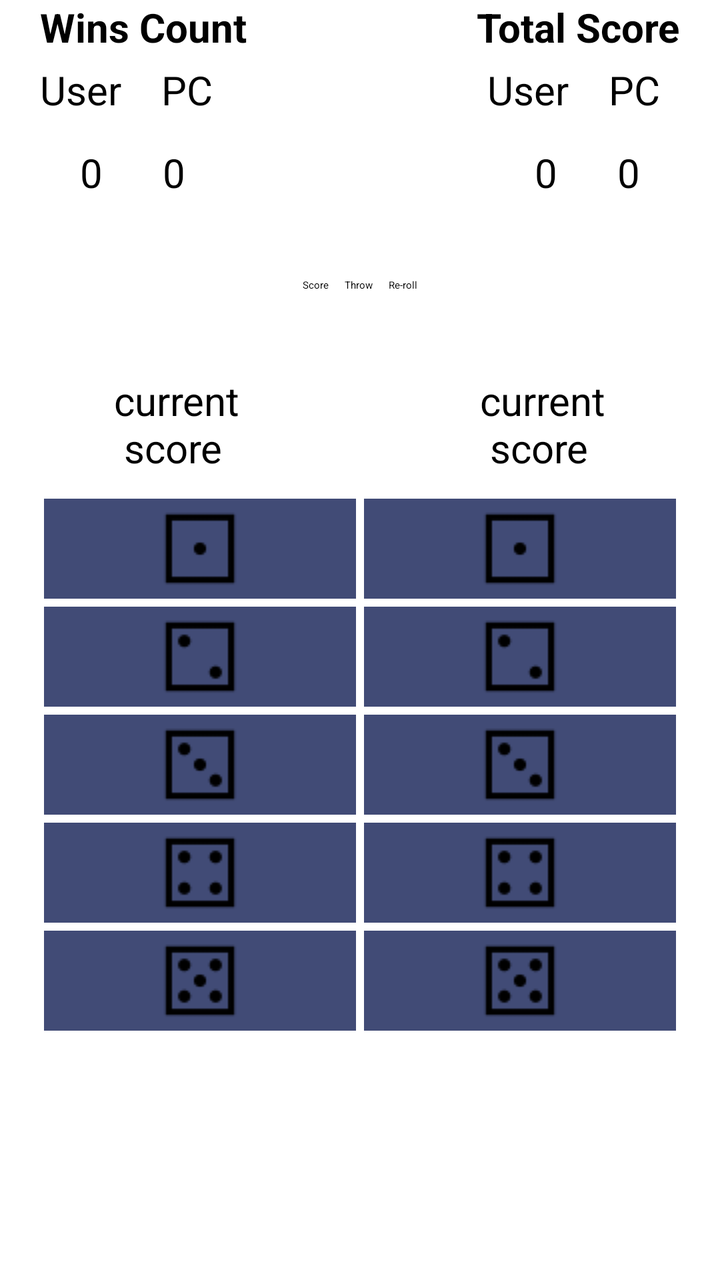
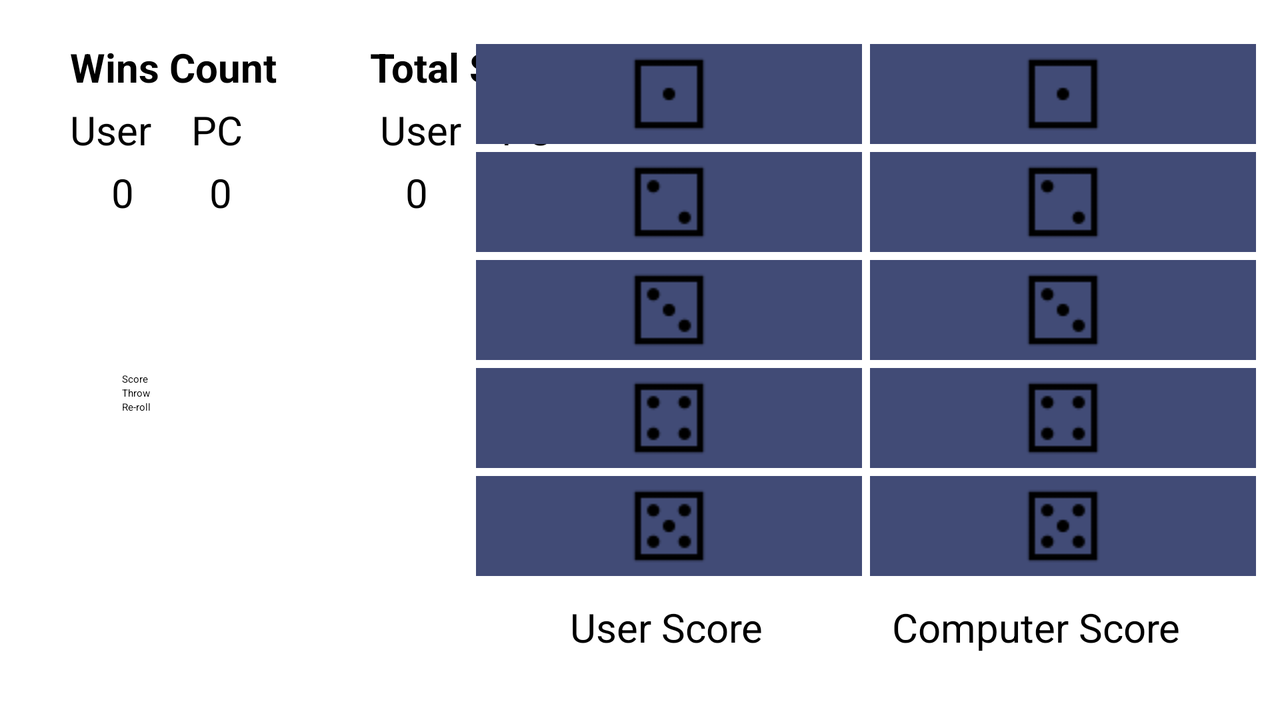

Two renders of one Android screen. The first uses the default layout on a phone; the second uses the alternative layout the repository ships for a different screen configuration, on a matching device. The two XML files are below.
<!-- AndroidManifest.xml: application theme Theme.MyApplication -->
<!-- res/layout/activity_new_game.xml -->
<?xml version="1.0" encoding="utf-8"?>
<androidx.constraintlayout.widget.ConstraintLayout xmlns:android="http://schemas.android.com/apk/res/android"
    xmlns:app="http://schemas.android.com/apk/res-auto"
    xmlns:tools="http://schemas.android.com/tools"
    android:layout_width="match_parent"
    android:layout_height="match_parent"
    tools:context=".NewGame">

    <FrameLayout
        android:layout_width="match_parent"
        android:layout_height="match_parent"
        android:layout_marginStart="20dp"
        android:layout_marginEnd="20dp"
        >
    <ScrollView
        android:layout_width="match_parent"
        android:layout_height="match_parent">
    <RelativeLayout
        android:layout_width="match_parent"
        android:layout_height="wrap_content"
        tools:layout_editor_absoluteX="-67dp"
        tools:layout_editor_absoluteY="0dp">

        <TextView
            android:id="@+id/score_card"
            android:layout_width="wrap_content"
            android:layout_height="wrap_content"
            android:layout_alignParentEnd="true"

            android:paddingStart="15dp"

            android:text="@string/dice_off_score_board"
            android:textSize="20sp"
            android:textStyle="bold" />

        <TextView
            android:id="@+id/wins_card"
            android:layout_width="wrap_content"
            android:layout_height="wrap_content"
            android:layout_alignParentStart="true"
            android:paddingEnd="15dp"
            android:text="@string/wins_count"
            android:textSize="20sp"
            android:textStyle="bold" />

        <LinearLayout
            android:id="@+id/wins_board"
            android:layout_width="wrap_content"
            android:layout_height="wrap_content"
            android:layout_below="@id/score_card"
            android:layout_alignParentStart="true"
            android:layout_marginTop="-6dp"
            android:layout_marginEnd="60dp"
            android:orientation="horizontal">

            <TextView
                android:id="@+id/human_win_board"
                android:layout_width="wrap_content"
                android:layout_height="wrap_content"
                android:paddingEnd="10dp"
                android:text="@string/user"
                android:textSize="20sp" />

            <TextView
                android:id="@+id/pc_win_board"
                android:layout_width="wrap_content"
                android:layout_height="wrap_content"
                android:padding="10dp"
                android:text="@string/pc"
                android:textSize="20sp" />
        </LinearLayout>

        <LinearLayout
            android:id="@+id/winScore"
            android:layout_width="wrap_content"
            android:layout_height="wrap_content"
            android:layout_below="@id/score_board"
            android:layout_alignParentStart="true"
            android:layout_marginTop="-6dp"
            android:layout_marginEnd="60dp"
            android:orientation="horizontal">

            <TextView
                android:id="@+id/human_wins"
                android:layout_width="wrap_content"
                android:layout_height="wrap_content"
                android:paddingEnd="20dp"
                android:paddingStart="20dp"
                android:padding="10dp"
                android:text="0"
                android:textSize="20sp" />

            <TextView
                android:id="@+id/pc_wins"
                android:layout_width="wrap_content"
                android:layout_height="wrap_content"
                android:padding="10dp"
                android:text="0"
                android:textSize="20sp" />
        </LinearLayout>


        <LinearLayout
            android:id="@+id/score_board"
            android:layout_width="wrap_content"
            android:layout_height="wrap_content"
            android:layout_below="@id/score_card"
            android:layout_alignParentEnd="true"
            android:layout_marginTop="-6dp"
            android:orientation="horizontal">

            <TextView
                android:id="@+id/human_score_board"
                android:layout_width="wrap_content"
                android:layout_height="wrap_content"
                android:padding="10dp"
                android:text="@string/user"
                android:textSize="20sp" />

            <TextView
                android:id="@+id/pc_score_board"
                android:layout_width="wrap_content"
                android:layout_height="wrap_content"
                android:padding="10dp"
                android:text="@string/pc"
                android:textSize="20sp" />
        </LinearLayout>

        <LinearLayout
            android:id="@+id/scores"
            android:layout_width="wrap_content"
            android:layout_height="wrap_content"
            android:layout_below="@id/score_board"
            android:layout_alignParentEnd="true"
            android:layout_marginTop="-6dp"

            android:orientation="horizontal">

            <TextView
                android:id="@+id/human_score"
                android:layout_width="wrap_content"
                android:layout_height="wrap_content"
                android:padding="10dp"
                android:text="0"
                android:textSize="20sp" />

            <TextView
                android:id="@+id/pc_score"
                android:layout_width="wrap_content"
                android:layout_height="wrap_content"
                android:paddingStart="20dp"
                android:paddingEnd="20dp"
                android:padding="10dp"
                android:text="0"
                android:textSize="20sp" />
        </LinearLayout>

        <LinearLayout
            android:id="@+id/mainButtons"
            android:layout_width="match_parent"
            android:layout_height="66dp"
            android:layout_below="@id/scores"
            android:gravity="center"
            android:orientation="horizontal">

            <Button
                android:id="@+id/score_button"
                android:layout_width="wrap_content"
                android:layout_height="wrap_content"
                android:layout_marginEnd="8dp"
                android:text="Score" />

            <Button
                android:id="@+id/throw_button"
                android:layout_width="wrap_content"
                android:layout_height="wrap_content"
                android:layout_marginEnd="8dp"
                android:text="Throw" />

            <Button
                android:id="@+id/re_roll_button"
                android:layout_width="wrap_content"
                android:layout_height="wrap_content"
                android:text="Re-roll" />
        </LinearLayout>

        <LinearLayout
            android:id="@+id/current_score"
            android:layout_width="match_parent"
            android:layout_height="wrap_content"
            android:layout_below="@id/mainButtons"
            android:layout_marginTop="1dp"
            android:gravity="center_horizontal"
            android:orientation="horizontal">

            <TextView
                android:id="@+id/current_user_score"
                android:layout_width="wrap_content"
                android:layout_height="wrap_content"
                android:layout_marginEnd="100dp"
                android:padding="10dp"
                android:text="current\n score"
                android:textSize="20sp" />

            <TextView
                android:id="@+id/current_pc_score"
                android:layout_width="wrap_content"
                android:layout_height="wrap_content"
                android:padding="10dp"
                android:text="current\n score"
                android:textSize="20sp" />
        </LinearLayout>

        <GridLayout
            android:id="@+id/dice_grid"
            android:layout_width="match_parent"
            android:layout_height="wrap_content"
            android:layout_below="@id/current_score"
            android:columnCount="2"
            android:rowCount="5"
            >

            
            <ImageButton
                android:id="@+id/user_die_1"
                android:layout_width="wrap_content"
                android:layout_height="wrap_content"
                android:layout_row="0"
                android:layout_column="0"
                android:layout_columnWeight="1"
                android:background="@color/Moody_light"
                android:layout_margin="2dp"
                android:contentDescription="@string/dice_image"
                android:src="@drawable/die_1" />

            <ImageButton
                android:id="@+id/user_die_2"
                android:layout_width="wrap_content"
                android:layout_height="wrap_content"
                android:layout_row="1"
                android:layout_column="0"
                android:layout_columnWeight="1"
                android:background="@color/Moody_light"
                android:layout_margin="2dp"
                android:contentDescription="@string/dice_image"
                android:src="@drawable/die_2" />

            <ImageButton
                android:id="@+id/user_die_3"
                android:layout_width="wrap_content"
                android:layout_height="wrap_content"
                android:layout_row="2"
                android:layout_column="0"
                android:layout_columnWeight="1"
                android:background="@color/Moody_light"
                android:layout_margin="2dp"
                android:contentDescription="@string/dice_image"
                android:src="@drawable/die_3" />

            <ImageButton
                android:id="@+id/user_die_4"
                android:layout_width="wrap_content"
                android:layout_height="wrap_content"
                android:layout_row="3"
                android:layout_column="0"
                android:layout_columnWeight="1"
                android:background="@color/Moody_light"
                android:layout_margin="2dp"
                android:contentDescription="@string/dice_image"
                android:src="@drawable/die_4" />

            <ImageButton
                android:id="@+id/user_die_5"
                android:layout_width="wrap_content"
                android:layout_height="wrap_content"
                android:layout_row="4"
                android:layout_column="0"
                android:layout_columnWeight="1"
                android:background="@color/Moody_light"
                android:layout_margin="2dp"
                android:contentDescription="@string/dice_image"
                android:src="@drawable/die_5" />



            

            <ImageButton
                android:id="@+id/pc_die_1"
                android:layout_width="wrap_content"
                android:layout_height="wrap_content"
                android:layout_row="0"
                android:layout_column="1"
                android:layout_columnWeight="1"
                android:background="@color/Moody_light"
                android:layout_margin="2dp"
                android:contentDescription="@string/dice_image"
                android:src="@drawable/die_1" />

            <ImageButton
                android:id="@+id/pc_die_2"
                android:layout_width="wrap_content"
                android:layout_height="wrap_content"
                android:layout_row="1"
                android:layout_column="1"
                android:layout_columnWeight="1"
                android:background="@color/Moody_light"
                android:layout_margin="2dp"
                android:contentDescription="@string/dice_image"
                android:src="@drawable/die_2" />

            <ImageButton
                android:id="@+id/pc_die_3"
                android:layout_width="wrap_content"
                android:layout_height="wrap_content"
                android:layout_row="2"
                android:layout_column="1"
                android:layout_columnWeight="1"
                android:background="@color/Moody_light"
                android:layout_margin="2dp"
                android:contentDescription="@string/dice_image"
                android:src="@drawable/die_3" />

            <ImageButton
                android:id="@+id/pc_die_4"
                android:layout_width="wrap_content"
                android:layout_height="wrap_content"
                android:layout_row="3"
                android:layout_column="1"
                android:layout_columnWeight="1"
                android:background="@color/Moody_light"
                android:layout_margin="2dp"
                android:contentDescription="@string/dice_image"
                android:src="@drawable/die_4" />

            <ImageButton
                android:id="@+id/pc_die_5"
                android:layout_width="wrap_content"
                android:layout_height="wrap_content"
                android:layout_row="4"
                android:layout_column="1"
                android:layout_columnWeight="1"
                android:background="@color/Moody_light"
                android:layout_margin="2dp"
                android:contentDescription="@string/dice_image"
                android:src="@drawable/die_5" />

        </GridLayout>

    </RelativeLayout>

    </ScrollView>
    </FrameLayout>


</androidx.constraintlayout.widget.ConstraintLayout>
<!-- resources referenced by this layout -->
<resources>
  <color name="Moody_light">#414b76</color>
  <!-- drawable die_1: png bitmap (drawable, 274 bytes) -->
  <!-- drawable die_2: png bitmap (drawable, 331 bytes) -->
  <!-- drawable die_3: png bitmap (drawable, 387 bytes) -->
  <!-- drawable die_4: png bitmap (drawable, 422 bytes) -->
  <!-- drawable die_5: png bitmap (drawable, 476 bytes) -->
  <string name="dice_image">dice image</string>
  <string name="dice_off_score_board">Total Score</string>
  <string name="pc">PC</string>
  <string name="user">User</string>
  <string name="wins_count">Wins Count</string>
  <style name="Theme.MyApplication" parent="Theme.MaterialComponents.DayNight.DarkActionBar">
          
          <item name="colorPrimary">@color/purple_200</item>
          <item name="colorPrimaryVariant">@color/purple_500</item>
          <item name="colorOnPrimary">@color/white</item>
          
          <item name="colorSecondary">@color/teal_200</item>
          <item name="colorSecondaryVariant">@color/teal_200</item>
          <item name="colorOnSecondary">@color/white</item>
          
          <item name="android:statusBarColor">?attr/colorPrimaryVariant</item>
          
      </style>
  <color name="purple_200">#FFBB86FC</color>
  <color name="purple_500">#FF6200EE</color>
  <color name="white">#FFFFFFFF</color>
  <color name="teal_200">#FF03DAC5</color>
</resources>
<!-- res/layout-land/activity_new_game.xml (the repository's variant of the layout above) -->
<!-- drawn on the phone turned sideways -->
<?xml version="1.0" encoding="utf-8"?>
<androidx.constraintlayout.widget.ConstraintLayout xmlns:android="http://schemas.android.com/apk/res/android"
    xmlns:app="http://schemas.android.com/apk/res-auto"
    xmlns:tools="http://schemas.android.com/tools"
    android:layout_width="match_parent"
    android:layout_height="match_parent"
    tools:context=".NewGame">

    <FrameLayout
        android:layout_width="match_parent"
        android:layout_height="match_parent"
        android:layout_margin="10dp"
        >

        <ScrollView
            android:layout_width="match_parent"
            android:layout_height="match_parent">

        <RelativeLayout
            android:layout_width="match_parent"
            android:layout_height="wrap_content"
            tools:layout_editor_absoluteX="-67dp"
            tools:layout_editor_absoluteY="0dp">

            <TextView
                android:id="@+id/score_card"
                android:layout_width="wrap_content"
                android:layout_height="wrap_content"
                android:layout_marginStart="160dp"
                android:layout_marginTop="10dp"
                android:paddingStart="15dp"

                android:paddingEnd="15dp"
                android:text="@string/dice_off_score_board"
                android:textSize="20sp"
                android:textStyle="bold" />

            <TextView
                android:id="@+id/wins_card"
                android:layout_width="wrap_content"
                android:layout_height="wrap_content"
                android:layout_alignParentStart="true"
                android:paddingEnd="15dp"
                android:layout_marginStart="25dp"
                android:layout_marginTop="10dp"
                android:text="@string/wins_count"
                android:textSize="20sp"
                android:textStyle="bold" />

            <LinearLayout
                android:id="@+id/wins_board"
                android:layout_width="wrap_content"
                android:layout_height="wrap_content"
                android:layout_below="@id/score_card"
                android:layout_alignParentStart="true"
                android:layout_marginTop="-6dp"
                android:layout_marginEnd="60dp"
                android:layout_marginStart="25dp"
                android:orientation="horizontal">

                <TextView
                    android:id="@+id/human_win_board"
                    android:layout_width="wrap_content"
                    android:layout_height="wrap_content"
                    android:paddingEnd="10dp"
                    android:text="@string/user"
                    android:textSize="20sp" />

                <TextView
                    android:id="@+id/pc_win_board"
                    android:layout_width="wrap_content"
                    android:layout_height="wrap_content"
                    android:padding="10dp"
                    android:text="@string/pc"
                    android:textSize="20sp" />
            </LinearLayout>

            <LinearLayout
                android:id="@+id/winScore"
                android:layout_width="wrap_content"
                android:layout_height="wrap_content"
                android:layout_below="@id/score_board"
                android:layout_alignParentStart="true"
                android:layout_marginTop="-6dp"
                android:layout_marginEnd="60dp"
                android:layout_marginStart="25dp"
                android:orientation="horizontal">

                <TextView
                    android:id="@+id/human_wins"
                    android:layout_width="53dp"
                    android:layout_height="wrap_content"
                    android:gravity="center"
                    android:text="0"
                    android:textSize="20sp" />

                <TextView
                    android:id="@+id/pc_wins"
                    android:layout_width="45dp"
                    android:layout_height="wrap_content"

                    android:gravity="center"
                    android:text="0"
                    android:textSize="20sp" />
            </LinearLayout>


            <LinearLayout
                android:id="@+id/score_board"
                android:layout_width="wrap_content"
                android:layout_height="wrap_content"
                android:layout_below="@id/score_card"
                android:layout_marginStart="170dp"
                android:layout_marginTop="-6dp"
                android:layout_marginEnd="60dp"
                android:orientation="horizontal">

                <TextView
                    android:id="@+id/human_score_board"
                    android:layout_width="wrap_content"
                    android:layout_height="wrap_content"
                    android:padding="10dp"
                    android:text="@string/user"
                    android:textSize="20sp" />

                <TextView
                    android:id="@+id/pc_score_board"
                    android:layout_width="wrap_content"
                    android:layout_height="wrap_content"
                    android:padding="10dp"
                    android:text="@string/pc"
                    android:textSize="20sp" />
            </LinearLayout>

            <LinearLayout
                android:id="@+id/scores"
                android:layout_width="wrap_content"
                android:layout_height="wrap_content"
                android:layout_below="@id/score_board"
                android:layout_marginStart="173dp"
                android:layout_marginTop="-6dp"
                android:layout_marginEnd="60dp"
                android:gravity="center"
                android:orientation="horizontal">

                <TextView
                    android:id="@+id/human_score"
                    android:layout_width="51dp"
                    android:layout_height="wrap_content"
                    android:gravity="center"
                    android:text="0"
                    android:textSize="20sp" />

                <TextView
                    android:id="@+id/pc_score"
                    android:layout_width="54dp"
                    android:layout_height="wrap_content"
                    android:gravity="center"
                    android:text="0"
                    android:textSize="20sp" />
            </LinearLayout>

            <LinearLayout
                android:id="@+id/mainButtons"
                android:layout_width="318dp"
                android:layout_height="174dp"
                android:layout_below="@id/scores"
                android:gravity="center"
                android:orientation="vertical">

                <Button
                    android:id="@+id/score_button"
                    android:layout_width="200dp"
                    android:layout_height="wrap_content"
                    android:layout_marginEnd="8dp"
                    android:text="Score" />

                <Button
                    android:id="@+id/throw_button"
                    android:layout_width="200dp"
                    android:layout_height="wrap_content"
                    android:layout_marginEnd="8dp"
                    android:text="Throw" />

                <Button
                    android:id="@+id/re_roll_button"
                    android:layout_width="200dp"
                    android:layout_height="wrap_content"
                    android:layout_marginEnd="8dp"
                    android:text="Re-roll" />
            </LinearLayout>

            <LinearLayout
                android:id="@+id/current_score"
                android:layout_width="394dp"
                android:layout_height="wrap_content"
                android:layout_below="@id/dice_grid"
                android:layout_alignParentEnd="true"
                android:layout_marginEnd="5dp"
                android:gravity="center"
                android:orientation="horizontal">

                <TextView
                    android:id="@+id/current_user_score"
                    android:layout_width="160dp"
                    android:layout_height="wrap_content"
                    android:text="User Score"
                    android:textSize="20sp"
                    android:gravity="center"
                    />

                <TextView
                    android:id="@+id/current_pc_score"
                    android:layout_width="170dp"
                    android:layout_height="wrap_content"
                    android:text="Computer Score"
                    android:textSize="20sp"
                    android:layout_marginStart="20dp"
                    android:gravity="center"/>
            </LinearLayout>

            <GridLayout
                android:id="@+id/dice_grid"
                android:layout_width="394dp"
                android:layout_height="wrap_content"
                android:layout_alignParentEnd="true"
                android:layout_marginVertical="10dp"
                android:layout_marginTop="301dp"
                android:layout_marginEnd="0dp"
                android:columnCount="2"
                android:rowCount="5">

                
                <ImageButton
                    android:id="@+id/user_die_1"
                    android:layout_width="wrap_content"
                    android:layout_height="wrap_content"
                    android:layout_row="0"
                    android:layout_column="0"
                    android:layout_columnWeight="1"
                    android:layout_margin="2dp"
                    android:background="@color/Moody_light"
                    android:contentDescription="@string/dice_image"
                    android:src="@drawable/die_1" />

                <ImageButton
                    android:id="@+id/user_die_2"
                    android:layout_width="wrap_content"
                    android:layout_height="wrap_content"
                    android:layout_row="1"
                    android:layout_column="0"
                    android:layout_columnWeight="1"
                    android:layout_margin="2dp"
                    android:background="@color/Moody_light"
                    android:contentDescription="@string/dice_image"
                    android:src="@drawable/die_2" />

                <ImageButton
                    android:id="@+id/user_die_3"
                    android:layout_width="wrap_content"
                    android:layout_height="wrap_content"
                    android:layout_row="2"
                    android:layout_column="0"
                    android:layout_columnWeight="1"
                    android:layout_margin="2dp"
                    android:background="@color/Moody_light"
                    android:contentDescription="@string/dice_image"
                    android:src="@drawable/die_3" />

                <ImageButton
                    android:id="@+id/user_die_4"
                    android:layout_width="wrap_content"
                    android:layout_height="wrap_content"
                    android:layout_row="3"
                    android:layout_column="0"
                    android:layout_columnWeight="1"
                    android:layout_margin="2dp"
                    android:background="@color/Moody_light"
                    android:contentDescription="@string/dice_image"
                    android:src="@drawable/die_4" />

                <ImageButton
                    android:id="@+id/user_die_5"
                    android:layout_width="wrap_content"
                    android:layout_height="wrap_content"
                    android:layout_row="4"
                    android:layout_column="0"
                    android:layout_columnWeight="1"
                    android:layout_margin="2dp"
                    android:background="@color/Moody_light"
                    android:contentDescription="@string/dice_image"
                    android:src="@drawable/die_5" />


                

                <ImageButton
                    android:id="@+id/pc_die_1"
                    android:layout_width="wrap_content"
                    android:layout_height="wrap_content"
                    android:layout_row="0"
                    android:layout_column="1"
                    android:layout_columnWeight="1"
                    android:layout_margin="2dp"
                    android:background="@color/Moody_light"
                    android:contentDescription="@string/dice_image"
                    android:src="@drawable/die_1" />

                <ImageButton
                    android:id="@+id/pc_die_2"
                    android:layout_width="wrap_content"
                    android:layout_height="wrap_content"
                    android:layout_row="1"
                    android:layout_column="1"
                    android:layout_columnWeight="1"
                    android:layout_margin="2dp"
                    android:background="@color/Moody_light"
                    android:contentDescription="@string/dice_image"
                    android:src="@drawable/die_2" />

                <ImageButton
                    android:id="@+id/pc_die_3"
                    android:layout_width="wrap_content"
                    android:layout_height="wrap_content"
                    android:layout_row="2"
                    android:layout_column="1"
                    android:layout_columnWeight="1"
                    android:layout_margin="2dp"
                    android:background="@color/Moody_light"
                    android:contentDescription="@string/dice_image"
                    android:src="@drawable/die_3" />

                <ImageButton
                    android:id="@+id/pc_die_4"
                    android:layout_width="wrap_content"
                    android:layout_height="wrap_content"
                    android:layout_row="3"
                    android:layout_column="1"
                    android:layout_columnWeight="1"
                    android:layout_margin="2dp"
                    android:background="@color/Moody_light"
                    android:contentDescription="@string/dice_image"
                    android:src="@drawable/die_4" />

                <ImageButton
                    android:id="@+id/pc_die_5"
                    android:layout_width="wrap_content"
                    android:layout_height="wrap_content"
                    android:layout_row="4"
                    android:layout_column="1"
                    android:layout_columnWeight="1"
                    android:layout_margin="2dp"
                    android:background="@color/Moody_light"
                    android:contentDescription="@string/dice_image"
                    android:src="@drawable/die_5" />

            </GridLayout>

        </RelativeLayout>
        </ScrollView>

    </FrameLayout>

</androidx.constraintlayout.widget.ConstraintLayout>
